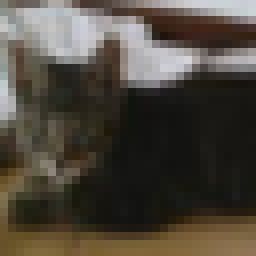
#> input picture CNNclass/02image.png, 32 x 32 px (shown 8 times larger)
$ jupyter execute --allow-errors 00_Image_shape.ipynb
#> lines starting #> are read from the running program, lines starting #| are printed output that depends on the picture
## 준비 실습. Image 살펴보기

[cell 1]
from PIL import Image
import numpy as np

#> (a cell that did not finish here is left out)

#> (a cell that did not finish here is left out)

#> (a cell that did not finish here is left out)

#> (a cell that did not finish here is left out)

#> (a cell that did not finish here is left out)

[cell 7]
# 이미지 시각화

import matplotlib.pyplot as plt

#> (the rest of this cell did not finish here and is left out)

[cell 8]
# 7. 이미지 resize 픽셀쪼개기

import cv2

image_9_cv = cv2. imread('01image.png')
#> (the rest of this cell did not finish here and is left out)

[cell 9]
print(image_9_cv)
#| None
#> (the rest of this cell did not finish here and is left out)

[cell 10]
# 고양이 가져오기

image_cat = Image.open('02image.png')
#> image_cat is the input picture: PIL image 32x32 RGB; mean R, G, B 78.1, 71.6, 61.8

image_cat_cv = cv2. imread('02image.png')
print(image_cat_cv.shape)
#| (32, 32, 3)

plt.imshow(image_cat_cv)

[cell 11]
image_chicken = Image.open('chi.png')
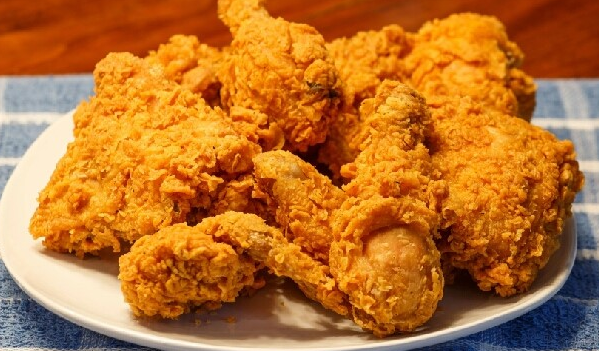
#> input picture CNNclass/chi.png, 599 x 351 px
#> image_chicken is the input picture: PIL image 599x351 RGB; mean R, G, B 184.2, 112.6, 45.1


plt.imshow(image_chicken)

[cell 12]
image_chicken_cv = cv2.imread('chi.png')
plt.imshow(image_chicken_cv)

[cell 13]
image_chicken_cv = cv2.imread('chi.png',cv2.IMREAD_GRAYSCALE)
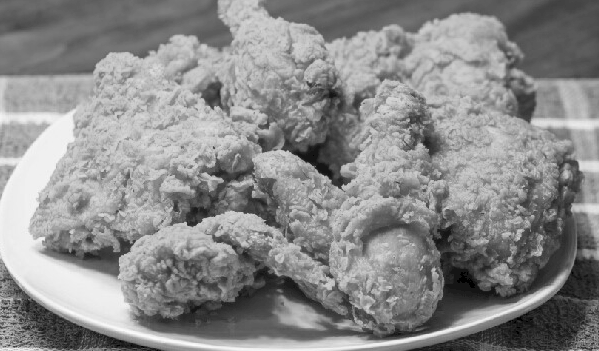
#> image_chicken_cv: shape (351, 599); min 0, max 252, mean 138.3
plt.imshow(image_chicken_cv)

[cell 14]
image_chicken2 = Image.open('chic.jpg')
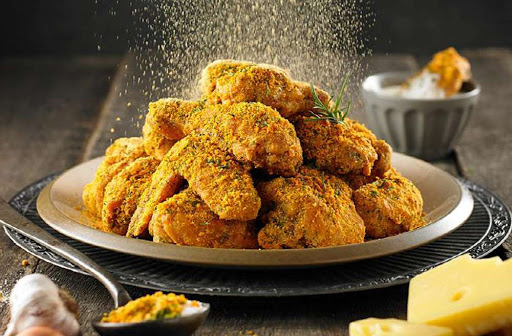
#> input picture CNNclass/chic.jpg, 512 x 336 px
#> image_chicken2 is the input picture: PIL image 512x336 RGB; mean R, G, B 120, 96.1, 59.7

plt.imshow(image_chicken2)

[cell 15]
image_chicken2 = Image.open('chic.jpg')
chi2_array = np.array(image_chicken2)
print(chi2_array.shape)
#| (336, 512, 3)

[cell 16]
image_chicken2_cv = cv2.imread('chic.jpg',cv2.IMREAD_GRAYSCALE)
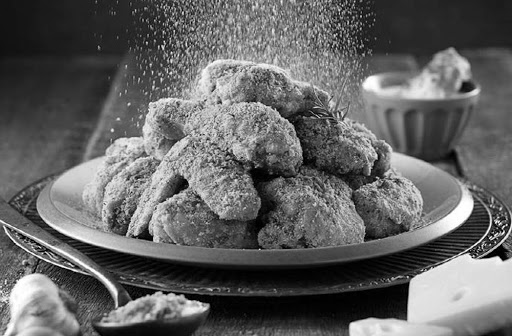
#> image_chicken2_cv: shape (336, 512); min 0, max 255, mean 99.1
plt.imshow(image_chicken2_cv)
